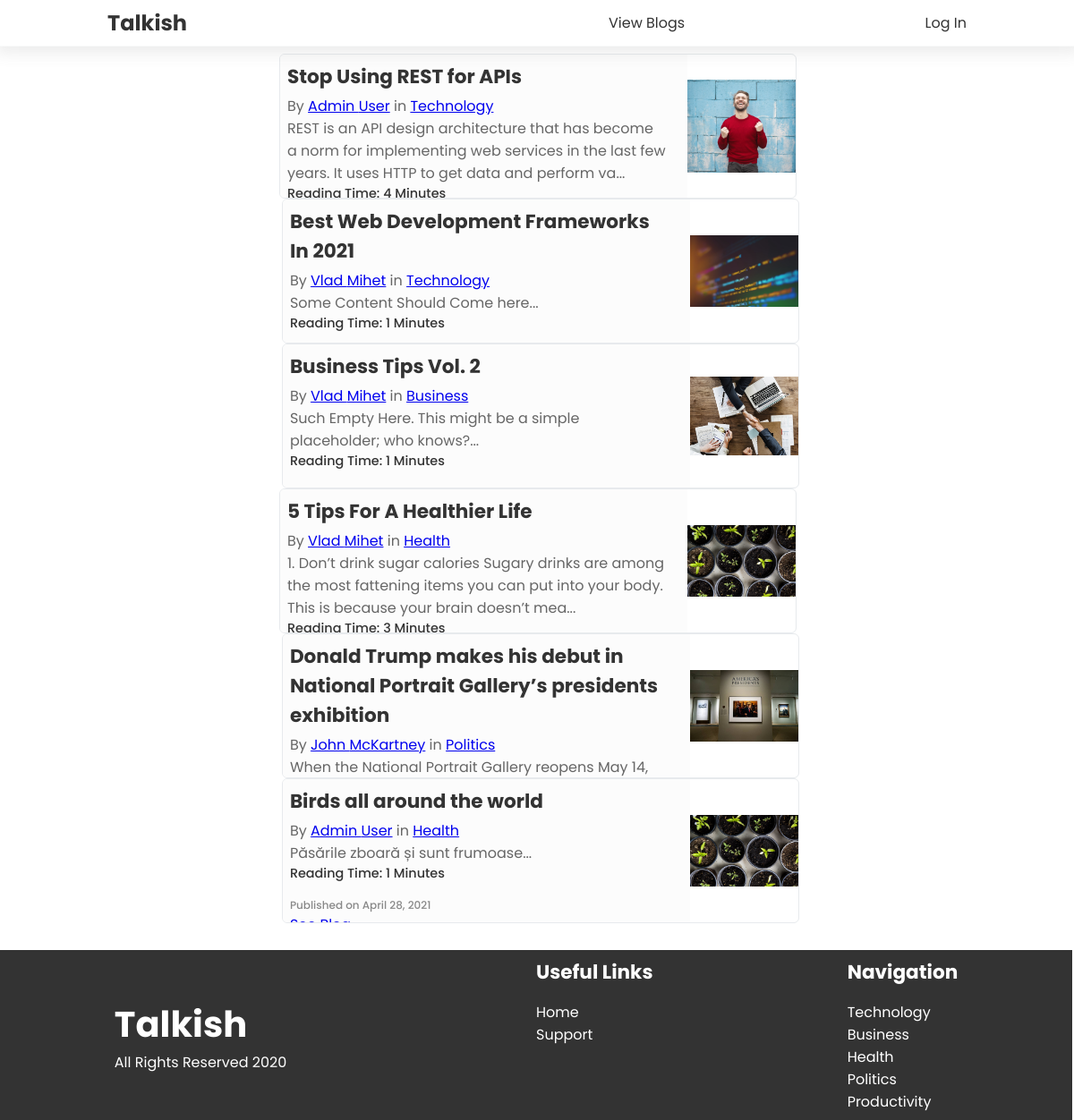
/blogs.php, run on the app's committed database.
### tables this page shows
CREATE TABLE `blogs` (
  `id` bigint(50) NOT NULL,
  `title` varchar(150) NOT NULL,
  `category` varchar(50) NOT NULL,
  `readingTime` int(3) NOT NULL,
  `views` int(10) NOT NULL DEFAULT 0,
  `content` text NOT NULL,
  `thumbnail` varchar(200) NOT NULL,
  `published_at` timestamp NOT NULL DEFAULT current_timestamp(),
  `author_id` bigint(50) NOT NULL
);

CREATE TABLE `users` (
  `id` int(50) NOT NULL,
  `firstName` varchar(30) NOT NULL,
  `lastName` varchar(30) NOT NULL,
  `email` varchar(50) NOT NULL,
  `role` varchar(20) NOT NULL DEFAULT 'user',
  `password` varchar(100) NOT NULL
);

### blogs.php (the view, shortened to what this page needs)
<?php
include_once("./layout/navbar.php");
function renderBlogs($category, $conn)
{
  $sql = null;
  if ($category)
    $sql = "SELECT blogs.*, users.firstName, users.lastName FROM blogs INNER JOIN users ON blogs.author_id = users.id WHERE category = '$category'";
  if ($category === 'All')
    $sql = "SELECT blogs.*, users.firstName, users.lastName FROM blogs INNER JOIN users ON blogs.author_id = users.id";
  if ($result = mysqli_query($conn, $sql)) : ?>
    <div id="blogs__container">
      <?php while ($data = mysqli_fetch_assoc($result)) : ?>
        <div class="blog">
          <div class="image__wrapper">
            <img src="<?php echo $data['thumbnail']; ?>" alt="<?php echo $data['title'] ?>" />
          </div>
          <div class="textContent__wrapper">
            <div class="top__wrapper">
              <h3><?php echo $data['title']; ?></h3>
              <p>By <a href="/author/profile.php?author_id=<?php echo $data['author_id']; ?>"><?php echo $data['firstName'] . " " . $data['lastName'] ?></a> in <a href="/blogs.php?category=<?php echo $data['category'] ?>"><?php echo $data['category']; ?></a></p>
              <p><?php echo substr($data['content'], 0, 150) . '...'; ?></p>
            </div>
            <div class="bottom__wrapper">
              <div>
                <p>Reading Time: <?php echo $data['readingTime'] ?> Minutes</p>
                <p>Published on <?php echo date("F j, Y", strtotime($data["published_at"])) ?></p>
              </div>
              <a href="/blog.php?blog_id=<?php echo $data['id']; ?>">See Blog</a>
            </div>
          </div>
        </div>
      <?php endwhile ?>
    </div>
  <?php endif ?>
<?php
}
?>
<div id="blogsPage__container">
  <?php
  $category = "All";
  renderBlogs($category, $conn);
  ?>
</div>
<?php include_once("./layout/footer.php"); ?>

### scss/index.css (style rules this page uses)
#blogsPage__container #blogs__container { -webkit-box-orient: vertical; -webkit-box-direction: normal; -ms-flex-direction: column; flex-direction: column; width: 60%; }
#blogsPage__container #blogs__container .blog { width: 100%; display: -webkit-box; display: -ms-flexbox; display: flex; -webkit-box-orient: horizontal; -webkit-box-direction: reverse; -ms-flex-direction: row-reverse; flex-direction: row-reverse; border: 1px solid #e7eaed; height: 20vh; border-radius: 6px; overflow: hidden; }
#blogsPage__container #blogs__container .blog:nth-of-type(3n + 1) { margin-right: 0.5%; }
#blogsPage__container #blogs__container .blog:nth-of-type(3n + 2) { margin: 0 0.5%; }
#blogsPage__container #blogs__container .blog:nth-of-type(3n + 3) { margin-left: 0.5%; }
#blogsPage__container #blogs__container .blog .image__wrapper { height: 100%; -webkit-box-flex: 4; -ms-flex: 4; flex: 4; }
#blogsPage__container #blogs__container .blog .image__wrapper img { -o-object-fit: contain; object-fit: contain; width: 100%; height: 100%; }
#blogsPage__container #blogs__container .blog .textContent__wrapper { background-color: #fcfcfc; -webkit-box-sizing: border-box; box-sizing: border-box; padding: 0.5rem; -webkit-box-flex: 14; -ms-flex: 14; flex: 14; display: -webkit-box; display: -ms-flexbox; display: flex; -webkit-box-orient: vertical; -webkit-box-direction: normal; -ms-flex-direction: column; flex-direction: column; -webkit-box-pack: justify; -ms-flex-pack: justify; justify-content: space-between; padding-right: 1.5rem; }
#blogsPage__container #blogs__container .blog .textContent__wrapper .top__wrapper p, #blogsPage__container #blogs__container .blog .textContent__wrapper .top__wrapper h3 { margin: 0; }
#blogsPage__container #blogs__container .blog .textContent__wrapper .top__wrapper h3 { font-size: 1.35rem; color: #333; margin-bottom: 0.25rem; }
#blogsPage__container #blogs__container .blog .textContent__wrapper .top__wrapper p { font-size: 1rem; color: #666; }
#blogsPage__container #blogs__container .blog .textContent__wrapper .bottom__wrapper p { font-weight: 500; font-size: 0.9rem; color: #333; }
#blogsPage__container #blogs__container .blog .textContent__wrapper .bottom__wrapper p:first-of-type { margin-bottom: 1rem; }
#blogsPage__container #blogs__container .blog .textContent__wrapper .bottom__wrapper p:last-of-type { font-size: 0.75rem; color: #898989; }
#blogs__container { display: -webkit-box; display: -ms-flexbox; display: flex; -webkit-box-orient: vertical; -webkit-box-direction: normal; -ms-flex-direction: column; flex-direction: column; width: 98%; margin: 0 auto; margin-bottom: 2.5vh; }
* { margin: 0; padding: 0; }
body { min-height: 100vh; position: relative; width: 80%; margin: 0 auto; font-family: "Poppins", sans-serif; -webkit-box-sizing: border-box; box-sizing: border-box; padding-top: 7.5vh; padding-bottom: 25vh; }

### data on the page
blogs: thumbnail (picture), title "Stop Using REST for APIs", author.firstName "Admin", author.lastName "User", category "Technology", content "REST is an API design architecture that has become a norm for implementing web services in the last few years. It uses HTTP to get data and perform va", readingTime "4"
blogs: thumbnail (picture), title "Best Web Development Frameworks In 2021", author.firstName "Vlad", author.lastName "Mihet", category "Technology", content "Some Content Should Come here", readingTime "1"
blogs: thumbnail (picture), title "Business Tips Vol. 2", author.firstName "Vlad", author.lastName "Mihet", category "Business", content "Such Empty Here. This might be a simple placeholder; who knows?", readingTime "1"
blogs: thumbnail (picture), title "5 Tips For A Healthier Life", author.firstName "Vlad", author.lastName "Mihet", category "Health", content "1. Don’t drink sugar calories Sugary drinks are among the most fattening items you can put into your body. This is because your brain doesn’t mea", readingTime "3"
blogs: thumbnail (picture), title "Donald Trump makes his debut in National Portrait Gallery’s presidents exhibition", author.firstName "John", author.lastName "McKartney", category "Politics", content "When the National Portrait Gallery reopens May 14,…"
blogs: thumbnail (picture), title "Birds all around the world", author.firstName "Admin", author.lastName "User", category "Health", content "Păsările zboară și sunt frumoase", readingTime "1", published_at "April 28, 2021"
